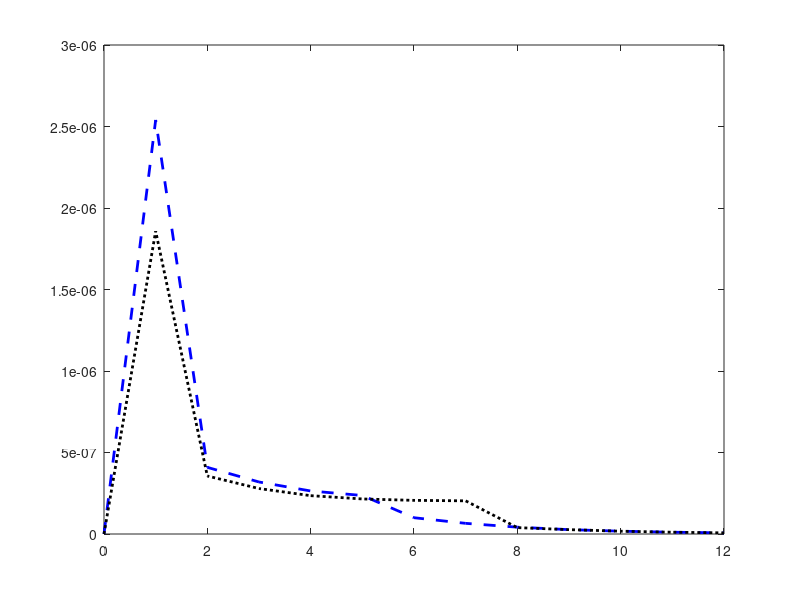

Recreate this plot in MATLAB. (Note: this script raises an error after producing the figure.)
% 
%  Make Table
% 

loss_size = 1e+7;

%%  Calculation Walfare 
load('./cal_results/loss_zlb.mat');
load('./cal_results/loss_FG_1.mat');
load('./cal_results/loss_FG_3.mat');
load('./cal_results/loss_FG_5.mat');
% load('loss_Disc.mat');

sum_loss_zlb = loss_size*sum(loss_zlb);
sum_loss_FG_1= loss_size*sum(loss_FG_1); %-sum_loss_zlb
sum_loss_FG_3= loss_size*sum(loss_FG_3); %-sum_loss_zlb
sum_loss_FG_5= loss_size*sum(loss_FG_5); %-sum_loss_zlb


ti = linspace(0,12,13);
figure('Name','Loss Function of Forward Guidance')
   plot(ti ,loss_FG_1,  'b--','LineWidth',2) ;
hold on
   plot(ti ,loss_FG_3,  'k:','LineWidth',2) ;
   plot(ti ,loss_FG_5,  'b-','LineWidth',2) ;
    plot(ti ,loss_zlb, 'r-.', 'LineWidth',2) ;
%     plot(ti ,loss_Disc, 'b:', 'LineWidth',2) ;
hold off
 title('Loss of Two Countries for Forward Guidance', 'FontSize',14)
 xlabel('Time', 'FontSize',14)
  set(gca,'Fontsize',12)
 legend({'FG 1Q Extra', 'FG 3Q Extra',  'FG 5Q Extra','ZLB'}, 'FontSize',14)

%%
sum_loss_zlb_h = loss_size*sum(loss_zlb_h);
sum_loss_FG_1_h = loss_size*sum(loss_FG_1_h); %-sum_loss_zlb_h
sum_loss_FG_3_h = loss_size*sum(loss_FG_3_h); %-sum_loss_zlb_h
sum_loss_FG_5_h = loss_size*sum(loss_FG_5_h); %-sum_loss_zlb_h


ti = linspace(0,12,13);
figure('Name','Loss Function of Forward Guidance')
   plot(ti ,loss_FG_1_h,  'b--','LineWidth',2) ;
hold on
   plot(ti ,loss_FG_3_h,  'k:','LineWidth',2) ;
   plot(ti ,loss_FG_5_h,  'b-','LineWidth',2) ;
   plot(ti ,loss_zlb_h, 'r-.', 'LineWidth',2) ;
%    plot(ti ,loss_Disc_h, 'b:.', 'LineWidth',2) ;
hold off
 title('Loss of Home Country for Forward Guidance', 'FontSize',14)
 xlabel('Time', 'FontSize',14)
%  ylim([-1.4e-6 0.1e-6])
  set(gca,'Fontsize',12)
 legend({'FG 1Q Extra', 'FG 3Q Extra',  'FG 5Q Extra','ZLB'}, 'FontSize',14)
 
 %%
sum_loss_zlb_f  = loss_size*sum(loss_zlb_f); 
sum_loss_FG_1_f = loss_size*sum(loss_FG_1_f); % - sum_loss_zlb_f
sum_loss_FG_3_f = loss_size*sum(loss_FG_3_f); % - sum_loss_zlb_f
sum_loss_FG_5_f = loss_size* sum(loss_FG_5_f); % - sum_loss_zlb_f


ti = linspace(0,12,13);
figure('Name','Loss Function of Forward Guidance')
   plot(ti ,loss_FG_1_f,  'b--','LineWidth',2) ;
hold on
   plot(ti ,loss_FG_3_f,  'k:','LineWidth',2) ;
   plot(ti ,loss_FG_5_f,  'b-','LineWidth',2) ;
   plot(ti ,loss_zlb_f, 'r-.', 'LineWidth',2) ;
%    plot(ti ,loss_Disc_f, 'b:.', 'LineWidth',2) ;
hold off
 title('Loss of Foreign Country for Forward Guidance', 'FontSize',14)
 xlabel('Time', 'FontSize',14)
  set(gca,'Fontsize',12)
 legend({'FG 1Q Extra', 'FG 3Q Extra',  'FG 5Q Extra','ZLB'}, 'FontSize',14)
 
 %%
 model_names = char('FG 1Q Extra', 'FG 3Q Extra',  'FG 5Q Extra','ZLB');
 
 est_date = datestr(date); 
 result_name = ['./Output/loss_', est_date,'.txt'];          

fileID = fopen(result_name,'w');          

fprintf(fileID,'\n\n                        [ESTIMATION RESULT]');
fprintf(fileID,'\n----------------------------------');
fprintf(fileID,'\n Model        Total       Home     ');
fprintf(fileID,' Foreign ');
fprintf(fileID,'\n----------------------------------');
fprintf(fileID,'-----\n');

   
    fprintf(fileID,'%s %10.4f %10.4f %10.4f \n' ,...
         model_names(4,:), [ sum_loss_zlb,  sum_loss_zlb_h, sum_loss_zlb_f ] );
     fprintf(fileID,'%s %10.4f %10.4f %10.4f \n' ,...
         model_names(1,:), [ sum_loss_FG_1,  sum_loss_FG_1_h, sum_loss_FG_1_f ] );
     fprintf(fileID,'%s %10.4f %10.4f %10.4f \n' ,...
         model_names(2,:), [ sum_loss_FG_3,  sum_loss_FG_3_h, sum_loss_FG_3_f ] );
     fprintf(fileID,'%s %10.4f %10.4f %10.4f \n' ,...
         model_names(3,:), [ sum_loss_FG_5,  sum_loss_FG_5_h, sum_loss_FG_5_f ] );
     
     

fprintf(fileID,'-----------------------------------');
% fprintf(fileID,'-----------------------------------');
fclose(fileID);
